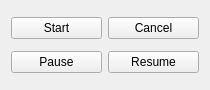
<?xml version="1.0" encoding="UTF-8"?>
<ui version="4.0">
 <class>Widget</class>
 <widget class="QWidget" name="Widget">
  <property name="geometry">
   <rect>
    <x>0</x>
    <y>0</y>
    <width>210</width>
    <height>90</height>
   </rect>
  </property>
  <property name="windowTitle">
   <string>Widget</string>
  </property>
  <layout class="QVBoxLayout" name="verticalLayout">
   <item>
    <layout class="QHBoxLayout" name="horizontalLayout_2">
     <item>
      <widget class="QPushButton" name="start_pushButton">
       <property name="text">
        <string>Start</string>
       </property>
      </widget>
     </item>
     <item>
      <widget class="QPushButton" name="cancel_pushButton">
       <property name="text">
        <string>Cancel</string>
       </property>
      </widget>
     </item>
    </layout>
   </item>
   <item>
    <layout class="QHBoxLayout" name="horizontalLayout">
     <item>
      <widget class="QPushButton" name="pause_pushButton">
       <property name="text">
        <string>Pause</string>
       </property>
      </widget>
     </item>
     <item>
      <widget class="QPushButton" name="resume_pushButton">
       <property name="text">
        <string>Resume</string>
       </property>
      </widget>
     </item>
    </layout>
   </item>
  </layout>
 </widget>
 <resources/>
 <connections/>
</ui>
